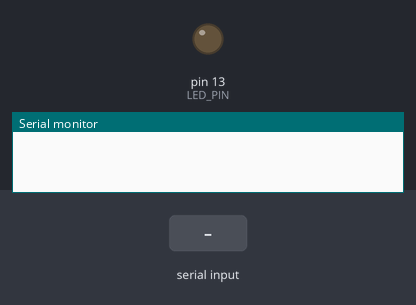
Bench run of a sketch on a simulated Arduino Uno, built with avr-gcc and run on an emulated ATmega328P. On the bench: output pins drawn as LEDs (lit = HIGH), the last lines printed to the serial monitor. The inputs (shaded band) are chosen by the test bench.

Above: at 1.2 s.
1.3 s: "1" received over Serial
At 1.7 s:
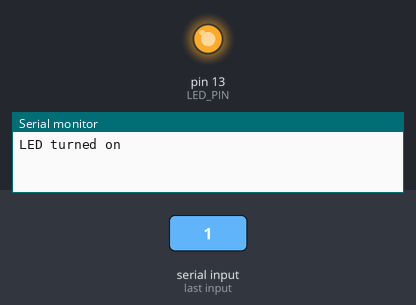
2.8 s: "0" received over Serial
At 4.1 s:
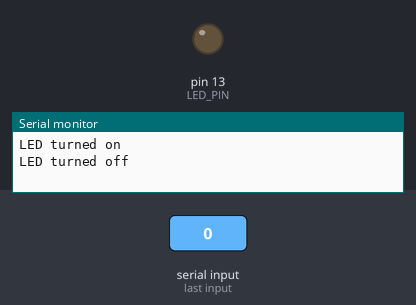
Timing chart, 0 to 5.8 s (numbered marks = the images above; inputs shaded):
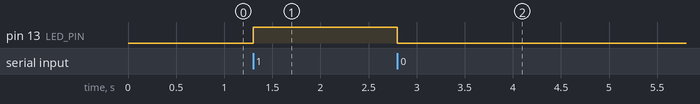

The sketch:

LED_via_Serial.ino
```cpp
const int LED_PIN = 13;
void setup() {
  pinMode(LED_PIN, OUTPUT);
  Serial.begin(9600);
  digitalWrite(LED_PIN, LOW);
}
void loop() {
  if (Serial.available() > 0) {
    char command = Serial.read();
    if (command == '1') {
      digitalWrite(LED_PIN, HIGH);
      Serial.println("LED turned on");
    } else if (command == '0') {
      digitalWrite(LED_PIN, LOW);
      Serial.println("LED turned off");
    }
  }
}
```

Measured:
- after the input at 1.3 s, pin 13 (LED_PIN): LOW → HIGH at once
- after the input at 2.8 s, pin 13 (LED_PIN): HIGH → LOW at once
